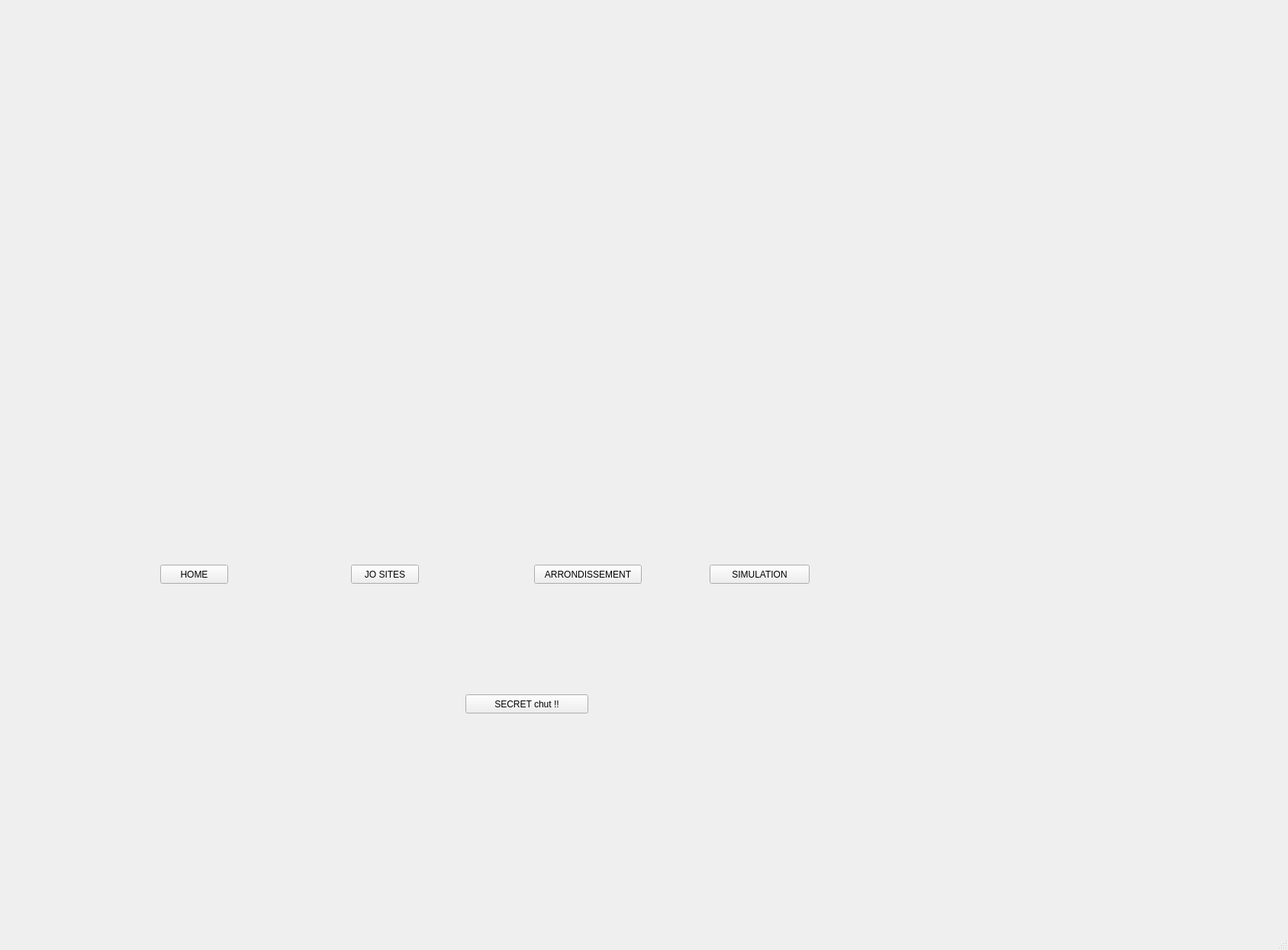
<?xml version="1.0" encoding="UTF-8"?>
<ui version="4.0">
 <class>AboutUS</class>
 <widget class="QMainWindow" name="AboutUS">
  <property name="geometry">
   <rect>
    <x>0</x>
    <y>0</y>
    <width>1688</width>
    <height>1245</height>
   </rect>
  </property>
  <property name="windowTitle">
   <string>MainWindow</string>
  </property>
  <widget class="QWidget" name="centralwidget">
   <widget class="QPushButton" name="onHomeButton">
    <property name="geometry">
     <rect>
      <x>210</x>
      <y>740</y>
      <width>89</width>
      <height>25</height>
     </rect>
    </property>
    <property name="text">
     <string>HOME</string>
    </property>
   </widget>
   <widget class="QPushButton" name="arrondissementButton">
    <property name="geometry">
     <rect>
      <x>700</x>
      <y>740</y>
      <width>141</width>
      <height>25</height>
     </rect>
    </property>
    <property name="text">
     <string>ARRONDISSEMENT</string>
    </property>
   </widget>
   <widget class="QPushButton" name="simButton">
    <property name="geometry">
     <rect>
      <x>930</x>
      <y>740</y>
      <width>131</width>
      <height>25</height>
     </rect>
    </property>
    <property name="text">
     <string>SIMULATION</string>
    </property>
   </widget>
   <widget class="QPushButton" name="JOButton">
    <property name="geometry">
     <rect>
      <x>460</x>
      <y>740</y>
      <width>89</width>
      <height>25</height>
     </rect>
    </property>
    <property name="text">
     <string>JO SITES</string>
    </property>
   </widget>
   <widget class="QPushButton" name="gameButton">
    <property name="geometry">
     <rect>
      <x>610</x>
      <y>910</y>
      <width>161</width>
      <height>25</height>
     </rect>
    </property>
    <property name="text">
     <string>SECRET chut !!</string>
    </property>
   </widget>
  </widget>
  <widget class="QMenuBar" name="menubar">
   <property name="geometry">
    <rect>
     <x>0</x>
     <y>0</y>
     <width>1688</width>
     <height>22</height>
    </rect>
   </property>
  </widget>
  <widget class="QStatusBar" name="statusbar"/>
 </widget>
 <resources/>
 <connections/>
</ui>
